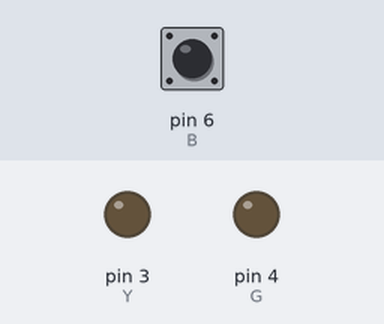
The sketch below on a simulated Arduino Uno, built with avr-gcc and run on an emulated ATmega328P. Parts: output pins drawn as LEDs (lit = HIGH). The inputs (shaded band) are chosen by the test bench; at power-on: pin 6 (B) HIGH.

Above: at 2.5 s.
At 6.0 s:
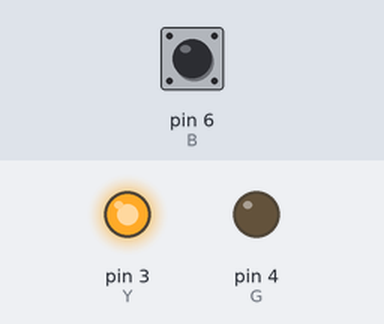
At 10.5 s:
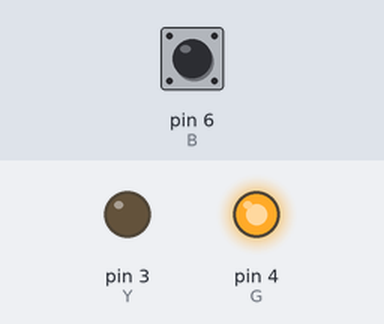
Timing chart, 0 to 18.3 s (numbered marks = the images above):
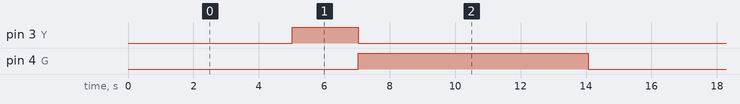

The sketch:

ver_2.ino
```cpp
// 2918094
int G = 4;
int Y = 3;
int R = 4;

int B = 6;
int S = digitalRead(B);

void setup() {
  pinMode(G, OUTPUT);
  pinMode(Y, OUTPUT);
  pinMode(R, OUTPUT);

  digitalWrite(G, LOW);
  digitalWrite(Y, LOW);
  digitalWrite(R, LOW);
  // BCR
  pinMode(B, INPUT);
  Serial.begin(9600);

}

void loop() {

  digitalWrite(G, HIGH);
  digitalWrite(Y, LOW);
  digitalWrite(R, LOW);
  delay(4000);
  greenLight();
  delay(1000);

  digitalWrite(G, LOW);
  digitalWrite(Y, HIGH);
  digitalWrite(R, LOW);
  delay(1000);
  greenLight();
  delay(1000);


  digitalWrite(G, LOW);
  digitalWrite(Y, LOW);
  digitalWrite(R, HIGH);
  delay(1000);
  greenLight();
  delay(6000);

}
void greenLight() {
  delay(10);

  for (int i = 1; i < 31; i++)

    int S = digitalRead(B);

  if (S == 0) {
  delay(1000);
  digitalWrite(G, HIGH);
  digitalWrite(Y, LOW);
  digitalWrite(R, LOW);
  Serial.print("W");
   int S = 0;
  }
  delay(10);
  return;

}
```

Measured:
- by itself, pin 3 (Y): alternates HIGH for 2.0 s and LOW for 12.0 s
- by itself, pin 4 (G): alternates HIGH for 7.0 s and LOW for 7.0 s
- by itself, everything shown: repeats every 14.1 s, in 3 steps
